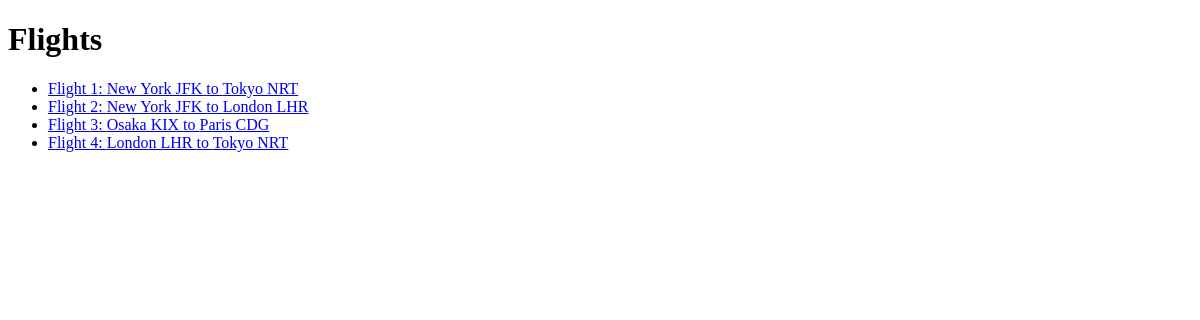
/flights/, run on an earlier commit of the app's database.
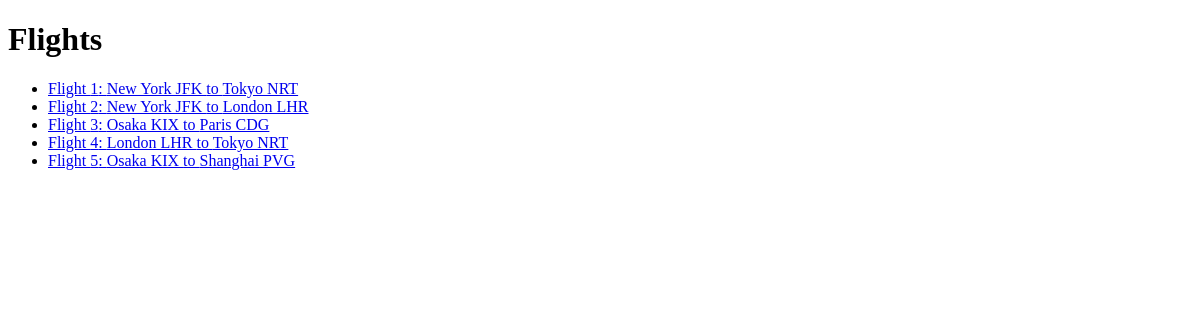
And on a later commit of the database.
### flights/models.py (models this page shows, shortened)
class Flight(models.Model):
    origin = models.ForeignKey(Airport, on_delete=models.CASCADE, related_name="departures")
    destination = models.ForeignKey(Airport, on_delete=models.CASCADE, related_name="arrivals")
    duration = models.IntegerField()

class Airport(models.Model):
    code = models.CharField(max_length=3)
    city = models.CharField(max_length=64)
    def __str__(self):
        return f"{self.city} {self.code}"

### flights/views.py (the view)
# urls.py: path("", views.index, name="index"),
def index(request):
    return render(request, "flights/index.html", {
        "flights" : Flight.objects.all()
    })

### flights/templates/flights/index.html
{% extends "flights/layout.html" %}
{% block body %}
    <h1>Flights</h1>
    <ul>
        {% for flight in flights %}
            <li>
                <a href="{% url 'flight' flight.id %}">
                Flight {{ flight.id }}: {{ flight.origin }} to {{ flight.destination }}
                </a>
            </li>
        {% endfor %}
    </ul>
{% endblock %}

### flights/templates/flights/layout.html (shortened to what this page needs)
<!DOCTYPE html>
<html lang="en">
    <head>
    </head>
    <body>
        {% block body %}
        {% endblock %}
    </body>
</html>

What changed in the data, as far as the page shows it:
added Flight: id "5", origin "Osaka KIX", destination "Shanghai PVG"
